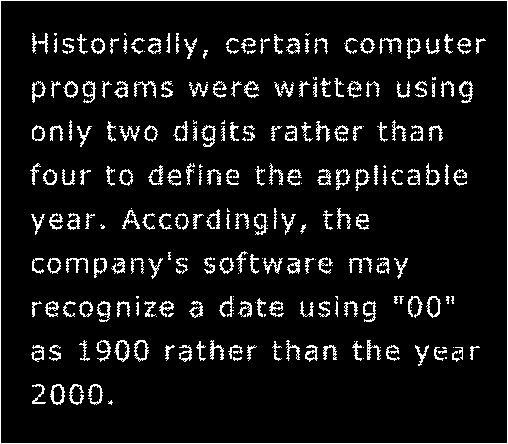
#> input picture week03/text.tif, 508 x 444 px
$ jupyter execute code.ipynb
#> lines starting #> are read from the running program, lines starting #| are printed output that depends on the picture; long printed decimals are rounded
[cell 1]
import numpy as np
import cv2
import matplotlib.pyplot as plt

### Negative Image:
    Subtract from maximum possible value of the range.
    negative image is that image in which heigher intensities are interchanged with lower i.e 255 to 0 and 254 to 1 and so one...
    the obtained image is called negative of that image..
    if we already known that the heigher value of the input image is 255 then just subtract the image from 255...
    if we don't know about the heigest intensities of an input image than use max() on the image and then subtract from this...
    The graph of negative image is linear...

[cell 2]
img = cv2.imread('./text.tif', 0)
#> img: shape (444, 508); 7.9% white in thin lines or dots
plt.imshow(img, cmap='gray'); plt.title('Original')
plt.show()
img2 = np.where(img>200, 200, img)
#> img2: shape (444, 508); values 0 (black) and 200 (white), 7.9% white in thin lines or dots
plt.title('with Max of 200'); plt.imshow(img, cmap='gray')
plt.show()
print(img.max(), np.max(img))
#| 255 255

negative_img = img.max()-img
#> negative_img: shape (444, 508); 92.1% white; black in thin lines or dots
plt.imshow(negative_img, 'gray'); plt.show()

[cell 3]
bgr_img = cv2.imread('./Fig0635(top_ left_flower).tif')
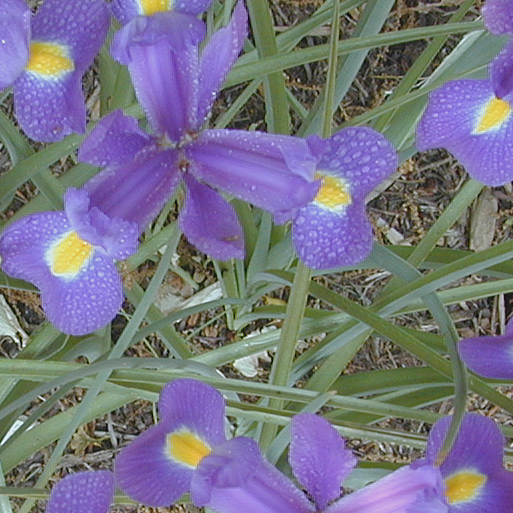
#> input picture week03/Fig0635(top_ left_flower).tif, 513 x 513 px
#> bgr_img is the input picture: shape (513, 513, 3); mean B, G, R 134.7, 116.7, 119.4
rgb_img = bgr_img[:,:,::-1]
plt.imshow(rgb_img); plt.title('RGB'); plt.show();
plt.imshow(bgr_img); plt.title('BGR'); plt.show();

[cell 4]
# 255-img will negate the image..
# if hieghest intensity is other than 255 then "max()" approach is better
img = cv2.imread('./Fig0304(a)(breast_digital_Xray).tif',0)
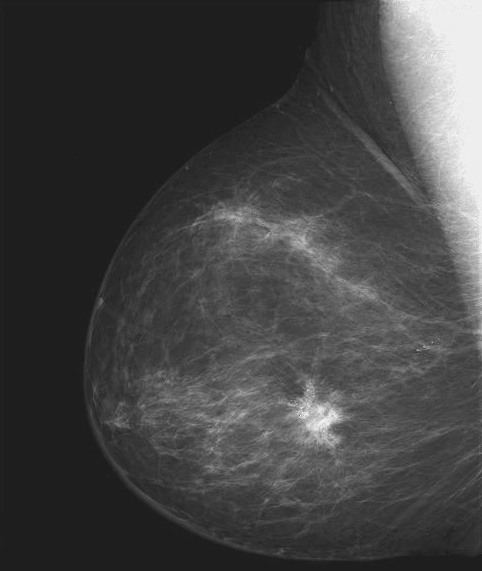
#> input picture week03/Fig0304(a)(breast_digital_Xray).tif, 482 x 571 px
#> img is the input picture: shape (571, 482); min 21, max 255, mean 66.7
cv2.imshow('Original', img)
negative = 255-img # np.max(img)-img
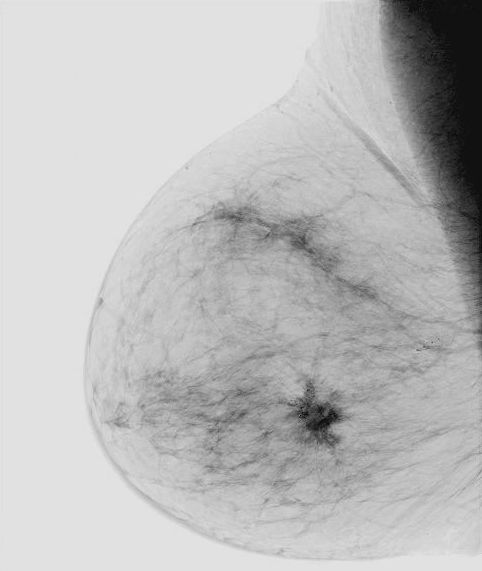
#> negative: shape (571, 482); min 0, max 234, mean 188.3
cv2.imshow('Negative breast', negative)
cv2.waitKey(0)
cv2.destroyAllWindows()

### log transformation
    This will reduce the higher intensities and spread the lower intensities in the image
    it is clear from the graph the heigher values are reduced so that they get norrower and lower intensities are gradually less reduced as compared to heigher intensities

[cell 5]
img = cv2.imread('./log.tif', 0)
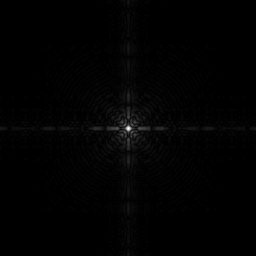
#> input picture week03/log.tif, 256 x 256 px
#> img is the input picture: shape (256, 256); min 0, max 255, mean 2.1
frame = np.zeros((img.shape[0], img.shape[1]))
print(img.shape)
#| (256, 256)
frame = 20*np.log(img+1)
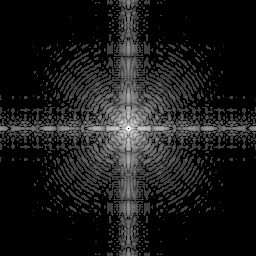
#> frame: shape (256, 256) float16; 0% of the values are NaN or infinite; the others: min 0, max 108.8, mean 11.2; drawn with min black, max white, NaN and infinite black
# [4 lines of commented-out code are left out]

plt.imshow(img, 'gray'); plt.title('Original'); plt.show()
plt.imshow(frame, 'gray'); plt.title('Processed'); plt.show()
print(f'\tValue at location [0,0] in original image is:\n\t {img[100,100]}')
#| 	Value at location [0,0] in original image is:
#| 	 3
print(f'\tValue at location [0,0] in resultant image is:\n\t {frame[100,100]}')
#| 	Value at location [0,0] in resultant image is:
#| 	 27.734
# plt.plot(img.flatten(), frame.flatten())
# plt.xlabel('Input'); plt.ylabel('Output')

### power transformation:
    This is is the inverse of log transformation..
    it will spread the higher intensities and reduces the lower intensities in the image..
    it will also set the intensities of output image in 0-255 range.. if exceeds it is subtracted from 255 until becomes fit in the range..
    s = c*r**gamma  it is sometimes used as
    s = c(r+E)**gamma  where c is a constant, E is epsilon and is a constant, gamma is a constant... all these can be varied for desired output

[cell 6]
#implenting s = c(r+E)**gamma  where c =20, epsilon(E) = 10 and gamma is 0.4
img = cv2.imread('./spine.tif', cv2.IMREAD_GRAYSCALE)
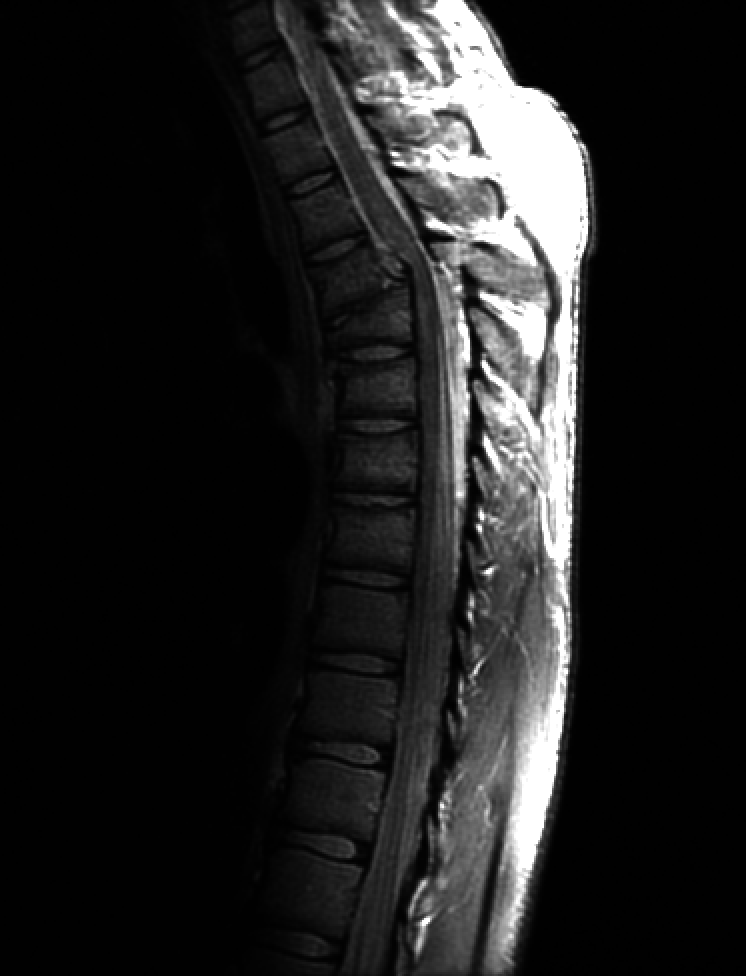
#> input picture week03/spine.tif, 746 x 976 px
#> img is the input picture: shape (976, 746); min 0, max 255, mean 32.6
frame1 = np.zeros((img.shape[0], img.shape[1]), dtype = 'uint8')
frame2 = np.zeros((img.shape[0], img.shape[1]), dtype = 'uint8')
frame3 = np.zeros((img.shape[0], img.shape[1]), dtype = 'uint8')
for i in range(img.shape[0]):
    for j in range(img.shape[1]):
        frame1[i,j] = (img[i,j]+10)**0.6   # s = c(r+E)**gamma, gamma = 0.6,
        frame2[i,j] = 20*(img[i,j]+10)**0.4   # s = c(r+E)**gamma, gamma = 0.4
        frame3[i,j] = 20*(img[i,j]+10)**0.3   # s = c(r+E)**gamma, gamma = 0.3
plt.imshow(frame1, 'gray'); plt.title('frame1 with gamma 0.6'); plt.show()
